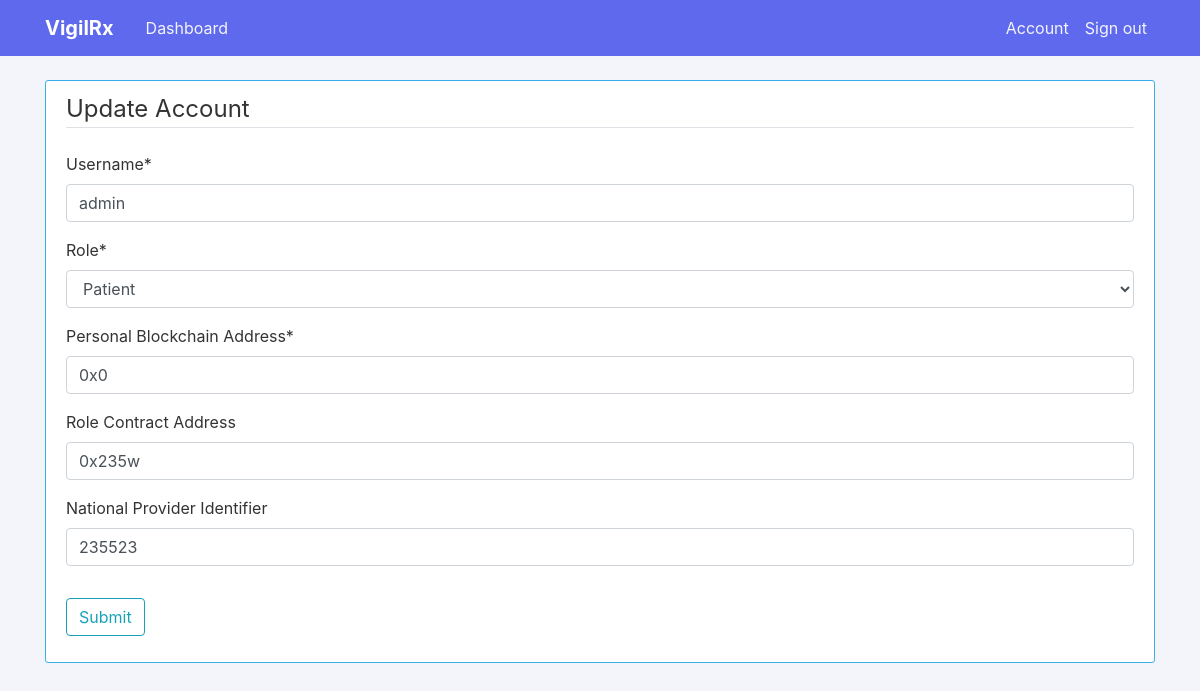
The page /account/ (signed in) on the database as committed earlier.
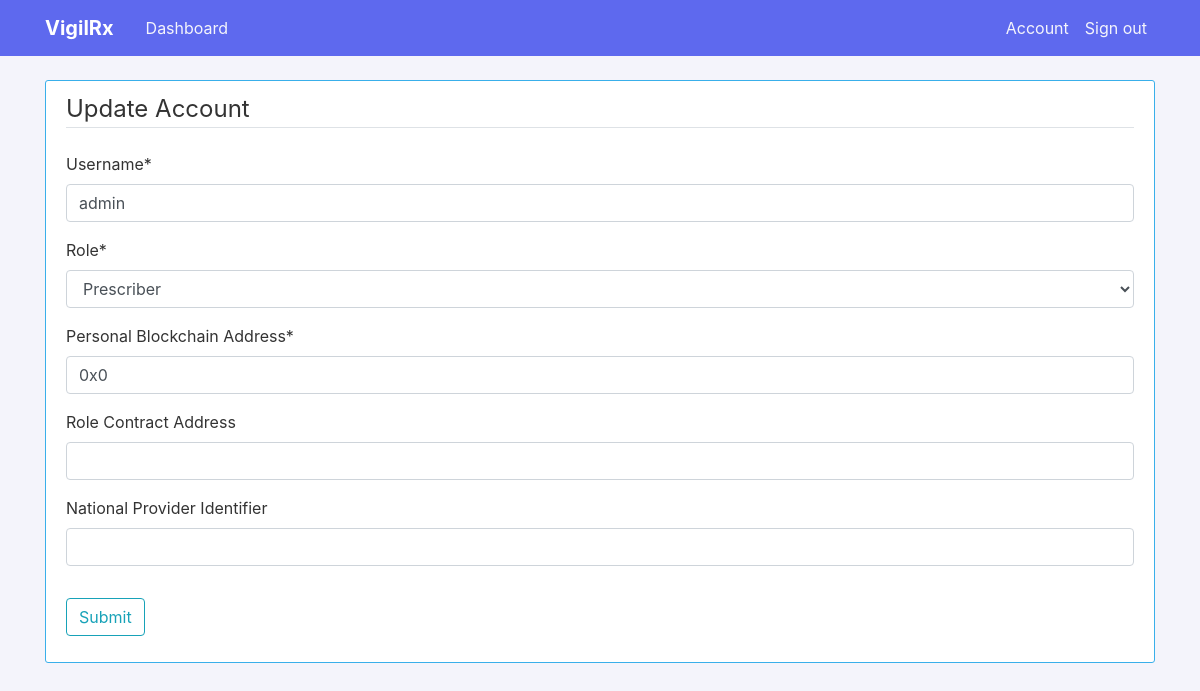
The same page on the database as committed later.
### users/models.py (models this page shows, shortened)
class CustomUser(AbstractBaseUser, PermissionsMixin):
    ROLES = {
        (1, 'Patient'),
        (2, 'Prescriber'),
        (3, 'Pharmacy'),
    }
    username = models.CharField(max_length=150, unique=True)
    role = models.PositiveIntegerField(verbose_name=('Role'), choices=ROLES, null=True)
    address = models.CharField(verbose_name=('Personal Blockchain Address'), max_length=42, unique=True)
    email = models.EmailField(verbose_name=('Email'), unique=True, null=True, blank=True)
    contract = models.CharField(verbose_name=('Role Contract Address'), max_length=42, unique=True, null=True, blank=True)
    identifier = models.CharField(verbose_name=('National Provider Identifier'), max_length=10, unique=True, null=True, blank=True)
    start_date = models.DateTimeField(default=timezone.now)
    is_staff = models.BooleanField(default=False)
    is_active = models.BooleanField(default=True)
    objects = CustomUserManager()
    USERNAME_FIELD = 'username'
    REQUIRED_FIELDS = ['role', 'address']

### users/views.py (the view)
# urls.py: path('account/', user_views.account, name='account'),
@login_required
def account(request):
    if request.method == 'POST':
        form = CustomUserUpdateForm(request.POST, instance=request.user)
        if form.is_valid():
            form.save()
            messages.success(request, f'Your account has been updated!')
            return redirect('account')
    else:
        form = CustomUserUpdateForm(instance=request.user)
    return render(request, 'users/account.html', {'form': form})

### users/forms.py
class CustomUserUpdateForm(forms.ModelForm):
    class Meta:
        model = CustomUser
        fields = ['username', 'role', 'address', 'contract', 'identifier']

### users/templates/users/account.html (shortened to what this page needs)
{% extends "dashboard/base.html" %}
{% load crispy_forms_tags %}
{% block content %}
  <div class="content-section">
    <form method="POST">
      <fieldset class="form-group">
        <legend class="border-bottom mb-4">Update Account</legend>
          {{ form|crispy }}
      </fieldset>
      <div class="form-group">
        <button class="btn btn-outline-info" type="submit">Submit</button>
      </div>
    </form>
  </div>
{% endblock content %}

### dashboard/templates/dashboard/base.html (shortened to what this page needs)
{% load static %}
<!DOCTYPE html>
<html>
  <head>
    <link rel="stylesheet" href="https://stackpath.bootstrapcdn.com/bootstrap/4.3.1/css/bootstrap.min.css">
    <link rel="stylesheet" type="text/css" href="{% static 'dashboard/main.css' %}">
  </head>
  <body>
    <header class="site-header">
      <nav class="navbar navbar-expand-md navbar-dark bg-main fixed-top">
        <div class="container">
          <a class="navbar-brand mr-4 font-weight-bold" href="/">VigilRx</a>
          <div class="collapse navbar-collapse" id="navbarToggle">
            <div class="navbar-nav mr-auto">
              <a class="nav-item nav-link" href="{% url 'dashboard-home' %}">Dashboard</a>
            </div>
            <div class="navbar-nav">
              {% if user.is_authenticated %}
                <a class="nav-item nav-link" href="{% url 'account' %}">Account</a>
                <a class="nav-item nav-link" href="{% url 'logout' %}">Sign out</a>
              {% else %}
                <a class="nav-item nav-link" href="{% url 'login' %}">Sign in</a>
                <a class="nav-item nav-link" href="{% url 'register' %}">Sign up</a>
              {% endif %}
            </div>
          </div>
        </div>
      </nav>
    </header>
    <main role="main" class="container">
      <div class="row">
        <div class="col-md-12">
          {% block content %}{% endblock %}
        </div>
      </div>
    </main>
  </body>
</html>

### dashboard/static/dashboard/main.css (style rules this page uses)
body { background: #f4f4fb; color: #333333; margin-top: 5rem; }
.bg-main { background-color: #5e69ee; }
.site-header .navbar-nav .nav-link { color: #f4f4fb; }
.content-section { background: #ffffff; padding: 10px 20px; border: 1px solid #39afea; border-radius: 3px; margin-bottom: 20px; }

Rows that differ between the two databases and show on the page:
changed CustomUser "admin": role "Patient" → "Prescriber"; contract "0x235w" → (not shown); identifier "235523" → (not shown)
